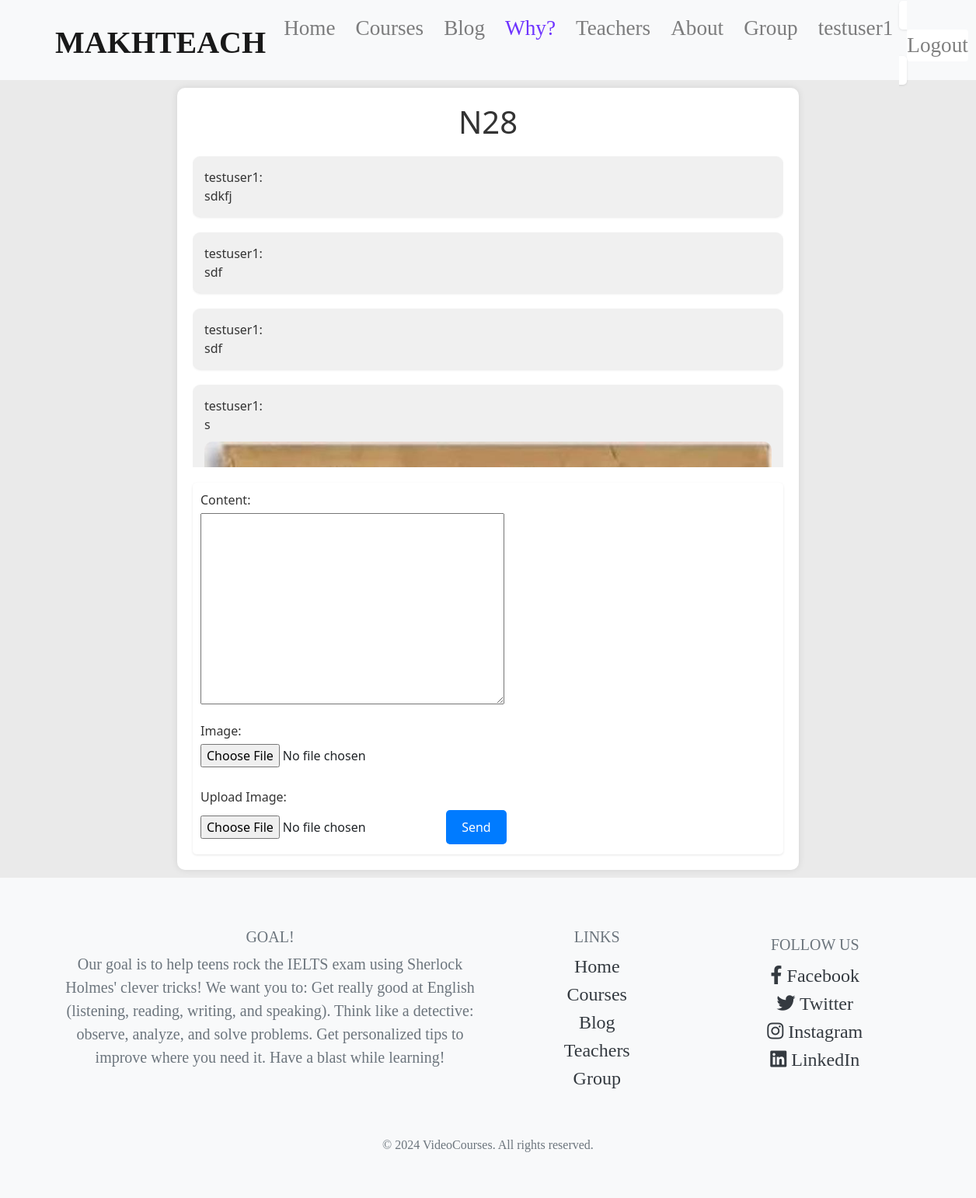
Page /group/room/1/ (signed in) on the committed database.
### users/models.py (models this page shows, shortened)
class CustomUser(AbstractUser):
    image=models.ImageField(upload_to="user/images")
    phone=models.CharField(max_length=13)
    USERNAME_FIELD = 'username'
    REQUIRED_FIELDS = ['phone']

### chat/models.py (models this page shows, shortened)
class Room(models.Model):
    name = models.CharField(max_length=100)

class Message(models.Model):
    user = models.ForeignKey(settings.AUTH_USER_MODEL, on_delete=models.CASCADE)
    room = models.ForeignKey(Room, on_delete=models.CASCADE)
    content = models.TextField()
    image = models.ImageField(upload_to='message_images/', blank=True, null=True)  # Изображение сообщения

### chat/views.py (the view, shortened to what this page needs)
# urls.py: path('room/<int:room_id>/', views.room_chat, name='room_chat'),
@login_required
def room_chat(request, room_id):
    room = Room.objects.get(id=room_id)
    messages = Message.objects.filter(room=room)
    form = MessageForm()
    return render(request, 'chat/room_chat.html', {'room': room, 'messages': messages, 'form': form})

### chat/forms.py
class MessageForm(forms.ModelForm):
    class Meta:
        model = Message
        fields = ['content', 'image']

### templates/chat/room_chat.html (shortened to what this page needs)
{% extends 'base.html' %}
{% block content %}
<bodyl>
<div id="container">
    <h1>{{ room.name }}</h1>
    <div id="messages">
        {% for message in messages %}
        <div class="message">
            <p>{{ message.user.username }}:</p>
            <p>{{ message.content }}</p>
            {% if message.image %}
            <img src="{{ message.image.url }}" alt="Message Image">
            {% endif %}
        </div>
        {% endfor %}
    </div>
    <form method="post" enctype="multipart/form-data">
        {{ form.as_p }}
        <label for="id_image">Upload Image:</label>
        <input type="file" id="id_image" name="image">
        <button type="submit">Send</button>
    </form>
</div>
</bodyl>
{% endblock %}

### templates/base.html (shortened to what this page needs)
{% load static %}
<!DOCTYPE html>
<html lang="en">
<head>
    <link rel="stylesheet" href="https://stackpath.bootstrapcdn.com/bootstrap/4.5.2/css/bootstrap.min.css">
    <link rel="stylesheet" href="https://cdnjs.cloudflare.com/ajax/libs/aos/2.3.4/aos.css">
    <link rel="stylesheet" href="https://cdnjs.cloudflare.com/ajax/libs/font-awesome/6.0.0-beta3/css/all.min.css">
    <link rel="stylesheet" href="https://cdnjs.cloudflare.com/ajax/libs/font-awesome/5.15.3/css/all.min.css">
</head>
<body>
    <nav class="navbar navbar-expand-lg navbar-light bg-light">
        <div class="container-fluid">
            <a class="navbar-brand" href="{% url 'main' %}">MAKHTEACH</a>
            <div class="collapse navbar-collapse" id="navbarNav">
                <ul class="navbar-nav ml-auto">
                    <li class="nav-item">
                        <a class="nav-link" href="{% url 'main' %}">Home</a>
                    </li>
                    <li class="nav-item">
                        <a class="nav-link" href="{% url 'category_list' %}">Courses</a>
                    </li>
                    <li class="nav-item">
                        <a class="nav-link" href="{% url 'news_list' %}">Blog</a>
                    </li>
                  <li class="nav-item">
                        <a style="color:#6E33FF;" class="nav-link" href="#why-we-section">Why?</a>
                    </li>
                    <li class="nav-item">
                        <a class="nav-link" href="{% url 'ustoz_list' %}">Teachers</a>
                    </li>
                    <li class="nav-item">
                        <a class="nav-link" href="#">About</a>
                    </li>
                    <li class="nav-item">
                        <a class="nav-link" href="{% url 'room_list' %}">Group</a>
                    </li>
                    {% if user.is_authenticated %}
                        <li class="nav-item">
                            <a class="nav-link" href="#">{{ user.username }}</a>
                        </li>
                        <li class="nav-item">
                            <form method="POST" action="{% url 'logout' %}" style="display: inline;">
                                <button type="submit" class="nav-link btn btn-link" style="padding: 0; margin-top: 6px; border: none; background: #ffffff;">Logout</button>
                            </form>
                        </li>
                    {% else %}
                        <li class="nav-item">
                            <a class="nav-link" href="{% url 'login' %}">Login</a>
                        </li>
                    {% endif %}
                </ul>
            </div>
        </div>
    </nav>
    <div class="content">
        {% block content %}{% endblock %}
    </div>
    {% block footer %}
    <footer class="text-center text-lg-start bg-light text-muted">
        <div class="container p-4">
            <div class="row">
                <div class="col-lg-6 col-md-12 mb-4 mb-md-0">
                    <h5 class="text-uppercase">Goal!</h5>
                    <p> Our goal is to help teens rock the IELTS exam using Sherlock Holmes' clever tricks! We want you to:
                        Get really good at English (listening, reading, writing, and speaking).
                        Think like a detective: observe, analyze, and solve problems.
                        Get personalized tips to improve where you need it.
                        Have a blast while learning!
                    </p>
                </div>
                <div class="col-lg-3 col-md-6 mb-4 mb-md-0">
                    <h5 class="text-uppercase">Links</h5>
                     <ul class="list-unstyled">
                        <li><a href="{% url 'main' %}" class="text-dark">Home</a></li>
                        <li><a href="{% url 'category_list' %}" class="text-dark">Courses</a></li>
                        <li><a href="{% url 'news_list' %}" class="text-dark">Blog</a></li>
                        <li><a href="{% url 'ustoz_list' %}" class="text-dark">Teachers</a></li>
                        <li><a href="{% url 'room_list' %}" class="text-dark">Group</a></li>
                    </ul>
                </div>
                <div class="col-lg-3 col-md-6 mb-4 mb-md-0">
                    <h5 class="text-uppercase mb-0" style="padding:10px">Follow Us</h5>
                    <ul class="list-unstyled">
                        <li><a href="#!" class="text-dark"><i class="fab fa-facebook-f"></i> Facebook</a></li>
                        <li><a href="#!" class="text-dark"><i class="fab fa-twitter"></i> Twitter</a></li>
                        <li><a href="#!" class="text-dark"><i class="fab fa-instagram"></i> Instagram</a></li>
                        <li><a href="#!" class="text-dark"><i class="fab fa-linkedin"></i> LinkedIn</a></li>
                    </ul>
                </div>
            </div>
        </div>
        <div class="text-center p-3">
            © 2024 VideoCourses. All rights reserved.
        </div>
    </footer>
    {% endblock %}
</body>
</html>

### templates/base.html (style rules this page uses)
body { font-family: 'Special Elite', cursive; background-color: #eaeaea; display: flex; flex-direction: column; min-height: 100vh; margin: 0; }
.content { flex: 1; padding: 10px 0; }
footer { background: #d3d3d3; color: #212529; padding: 40px 0; text-align: center; }
footer a { color: #212529; text-decoration: none; font-size: 1.5rem; }
footer p { font-size: 1.25rem; }
.navbar { margin-bottom: 0; padding-bottom: 0; }
body { margin: 0; padding: 0; }
.navbar-brand { font-size: 2.5rem; font-weight: bold; margin-right: 5px; margin-left: 40px; }
.navbar-nav .nav-link { font-size: 1.7rem; margin-left: 10px; transition: color 0.3s; color: #fff; }

### templates/chat/room_chat.html (style rules this page uses)
bodyl { font-family: 'Segoe UI', Tahoma, Geneva, Verdana, sans-serif; margin: 0; padding: 0; background-color: #f5f5f5; animation: fadeIn 0.5s ease-in-out; }
#container { max-width: 800px; margin: 0 auto; padding: 20px; background-color: #fff; border-radius: 10px; box-shadow: 0 0 10px rgba(0, 0, 0, 0.1); }
h1 { color: #333; text-align: center; margin-bottom: 20px; }
#messages { max-height: 400px; overflow-y: auto; }
.message { margin-bottom: 20px; padding: 15px; background-color: #f0f0f0; border-radius: 10px; box-shadow: 0 1px 3px rgba(0, 0, 0, 0.1); animation: slideIn 0.5s ease-in-out; }
.message p { margin: 0; color: #333; }
.message img { max-width: 100%; height: auto; border-radius: 10px; margin-top: 10px; }
form { margin-top: 20px; background-color: #fff; padding: 10px; border-radius: 5px; box-shadow: 0 1px 3px rgba(0, 0, 0, 0.1); animation: fadeIn 0.5s ease-in-out; }
label { display: block; margin-bottom: 5px; color: #333; }
input[type="file"] { margin-bottom: 10px; }
button { padding: 10px 20px; background-color: #007bff; color: #fff; border: none; border-radius: 5px; cursor: pointer; transition: background-color 0.3s ease; }

### rows in the picture
CustomUser: username "testuser1"
Room: name "N28"
Message: user.username "testuser1", content "sdkfj"
Message: user.username "testuser1", content "sdf"
Message: user.username "testuser1", content "sdf"
Message: user.username "testuser1", content "s", image (picture)
